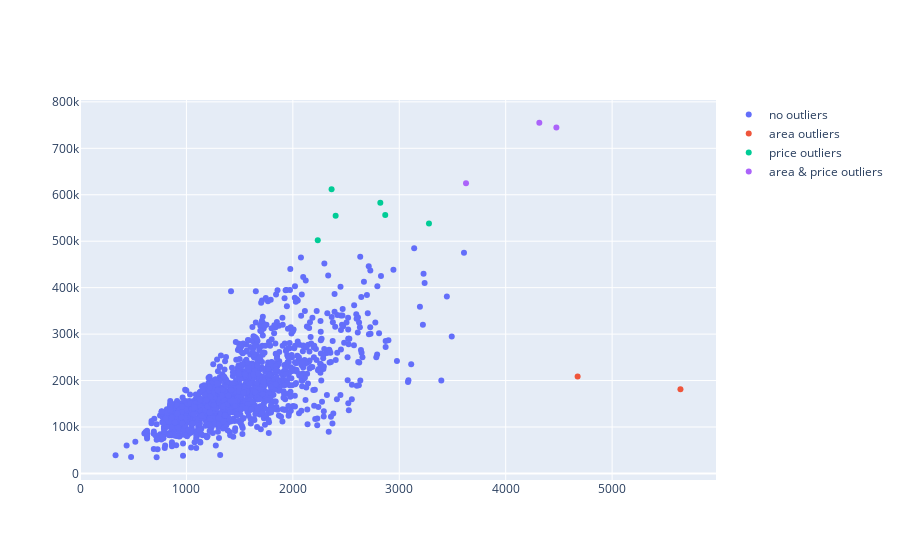

The notebook cell saved with this chart:
### Code cell
#plot scatter with outliers 
fig=go.Figure()
fig.add_trace(go.Scatter(x=df_both_normal['GrLivArea'], y=df_both_normal['SalePrice'], mode = 'markers', name= 'no outliers'))
fig.add_trace(go.Scatter(x=df_area_outlier['GrLivArea'], y=df_both_normal['SalePrice'], mode = 'markers', name= 'area outliers'))
fig.add_trace(go.Scatter(x=df_price_outlier['GrLivArea'], y=df_price_outlier['SalePrice'], mode = 'markers', name= 'price outliers'))
fig.add_trace(go.Scatter(x=df_both_outlier['GrLivArea'], y=df_both_outlier['SalePrice'], mode = 'markers', name= 'area & price outliers'))
fig.show()

### Figure 1 — Plotly figure (JSON) as saved in the notebook; plotly's stock layout.template omitted (floating-point values rounded to 4 significant figures; data arrays with more than 128 entries replaced by an {"elided": "..."} marker saying what was removed)
{"data": [{"mode": "markers", "name": "no outliers", "type": "scatter", "x": {"elided": "1449 int values"}, "y": {"elided": "1449 int values"}}, {"mode": "markers", "name": "area outliers", "type": "scatter", "x": [4676, 5642], "y": {"elided": "1449 int values"}}, {"mode": "markers", "name": "price outliers", "type": "scatter", "x": [2234, 2402, 3279, 2822, 2364, 2868], "y": [501837, 555000, 538000, 582933, 611657, 556581]}, {"mode": "markers", "name": "area & price outliers", "type": "scatter", "x": [4316, 3627, 4476], "y": [755000, 625000, 745000]}], "layout": {"autosize": true, "xaxis": {"autorange": true, "range": [11.43, 5965.0], "type": "linear"}, "yaxis": {"autorange": true, "range": [-17850.0, 807700.0], "type": "linear"}}}
